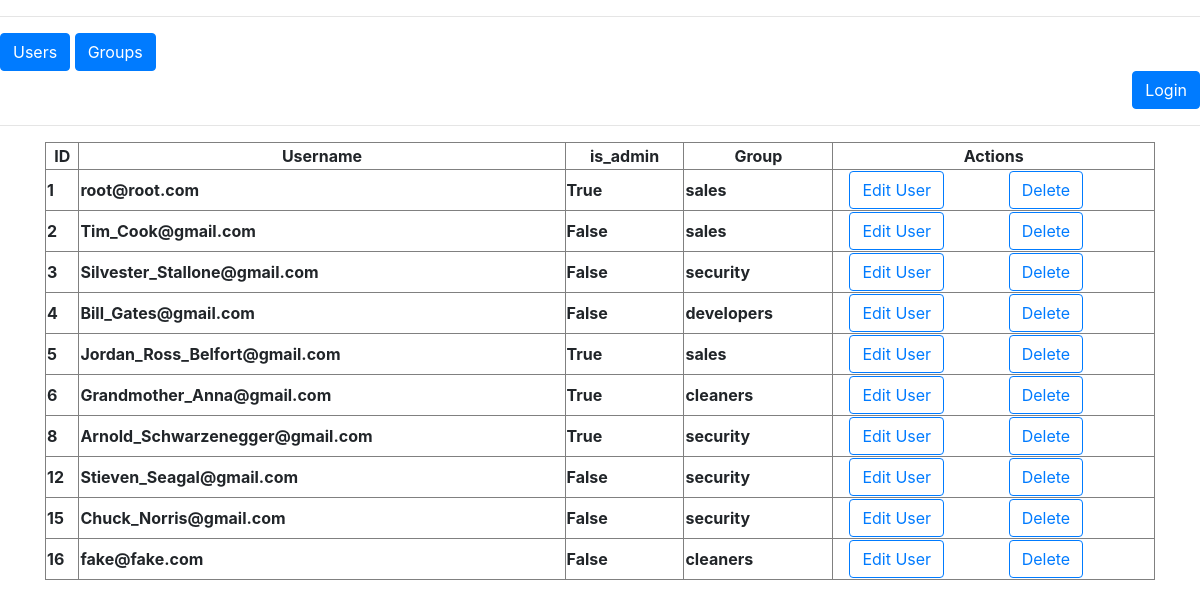
Before: / with the older database file.
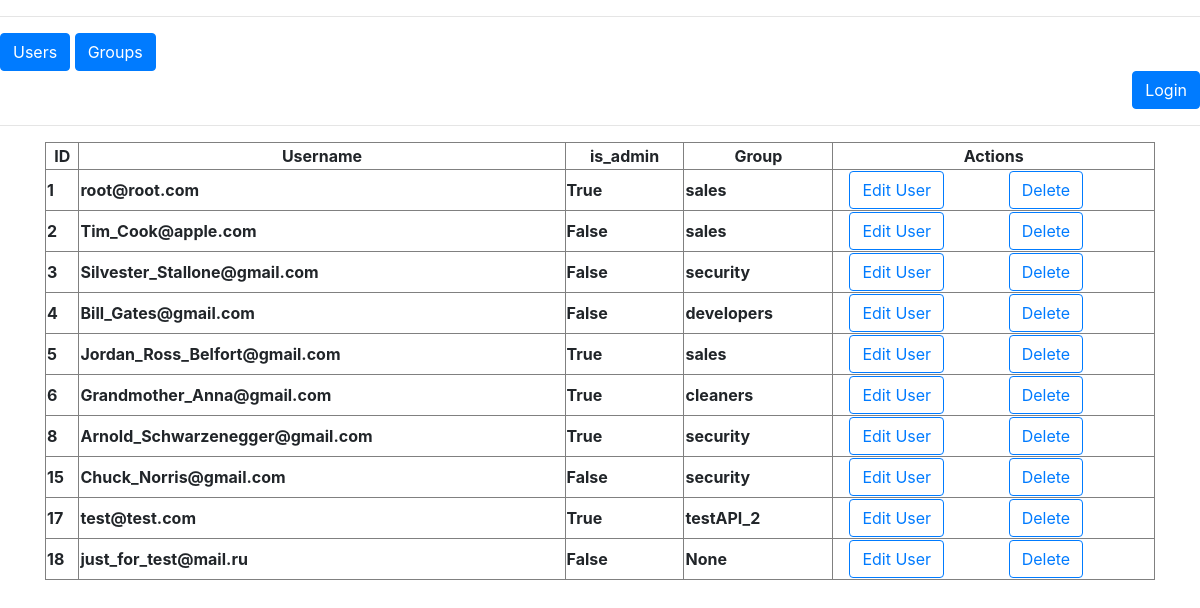
After: the same page with the newer database file.
### users_roles/models.py (models this page shows, shortened)
class Profile(AbstractUser):
    username = models.EmailField(_('email address'), unique=True)
    created = models.DateTimeField(auto_now_add=True)
    is_admin = models.BooleanField(default=False)
    group = models.ForeignKey('Groups', on_delete=models.SET_NULL, null=True, blank=True)
    password = models.CharField(max_length=128, verbose_name='password', default='')
    USERNAME_FIELD = 'username'
    REQUIRED_FIELDS = []
    def __str__(self):
        return str(self.username)

class Groups(models.Model):
    group_name = models.CharField(max_length=100, unique=True)
    group_description = models.CharField(max_length=100)
    def __str__(self):
        return self.group_name

### users_roles/views.py (the view)
# urls.py: path('', views.all_users),
def all_users(request):
    users = Profile.objects.all()
    return render(request, 'users_roles/all_users.html', {'users': users})

### users_roles/templates/users_roles/all_users.html (shortened to what this page needs)
{% extends "users_roles/base.html" %}
{% block content %}
<table style="width:100%" border="1px solid black">
    <tr>
        <th class="text-center">ID</th>
        <th class="text-center">Username</th>
        <th class="text-center">is_admin</th>
        <th class="text-center">Group</th>
        <th class="text-center">Actions</th>
    </tr>
{% for user in users %}
    <tr>
        <th>{{ user.id }}</th>
        <th>{{ user }}</th>
        <th>{{ user.is_admin }}</th>
        <th>{{ user.group }}</th>
        <th width="29%">
            <div class="container">
                <div class="row">
                <div class="col-sm">
                    <a class="btn btn-outline-primary" role="button" href="{% url 'edit_user' user.id %}">Edit User</a>
                </div>
                <div class="col-sm">
                    <form method="POST" action="{% url 'delete_user' user.id %}">
                <button id="delete" type="submit" class="btn btn-outline-primary">Delete</button>
            </form>
                </div>
            </div>
                </div>
        </th>
    </tr>
{% endfor %}
</table>
{% endblock %}

### users_roles/templates/users_roles/base.html (shortened to what this page needs)
{% load static %}
<!doctype html>
<html lang="en">
<head>
    <link rel="stylesheet" href="https://stackpath.bootstrapcdn.com/bootstrap/4.4.1/css/bootstrap.min.css">
</head>
<body>
<hr>
<div class="text-left">
            <a role="button" class="btn btn-primary" href="{% url 'all_users' %}">Users</a>
            <a role="button" class="btn btn-primary" href="{% url 'all_groups' %}">Groups</a>
    <div class="text-right">
            {% if user.is_authenticated %}
                <div>
                    <a href="#" onclick="$('#signOutBtn').click()" class="nav-link">Logout</a>
                    <form style='display: none;' method="POST" action="{% url 'logout_user' %}">
                        {% csrf_token %}
                        <button id="signOutBtn" type="submit">Logout</button>
                    </form>
                </div>
            {% else %}
                    <a role="button" class="btn btn-primary" href="{% url 'login_user' %}">Login</a>
            {% endif %}
    </div>
</div>
<hr>
<div class="container">
{% block content %}{% endblock %}
</div>
</body>
</html>

Changed rows visible on the page:
removed Profile: id "12", username "Stieven_Seagal@gmail.com", is_admin "False", group "security"
removed Profile: id "16", username "fake@fake.com", is_admin "False", group "cleaners"
changed Profile id 2: username "Tim_Cook@gmail.com" → "Tim_Cook@apple.com"
added Profile: id "17", username "test@test.com", is_admin "True", group "testAPI_2"
added Profile: id "18", username "just_for_test@mail.ru", is_admin "False", group "None"
